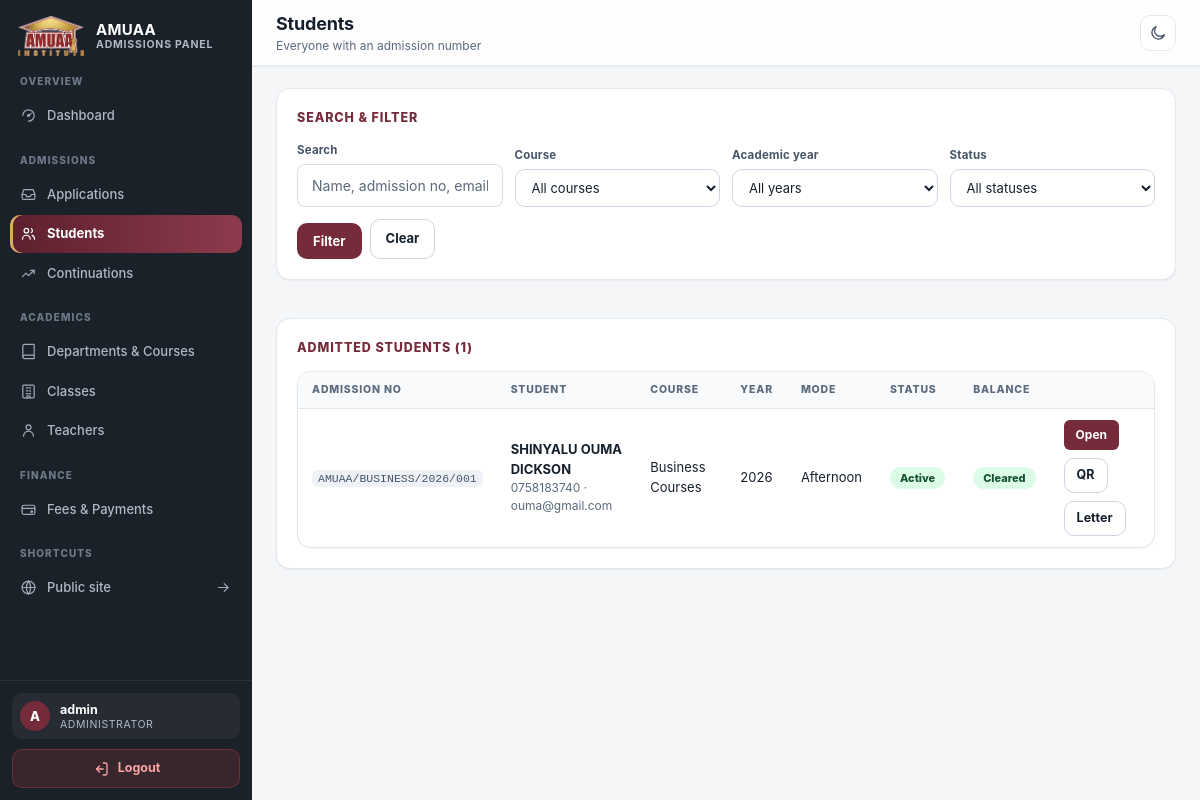
/admin/students (signed in), run on the app's committed database.
### tables this page shows
CREATE TABLE fee_payments (
            id             INTEGER PRIMARY KEY AUTOINCREMENT,
            application_id TEXT NOT NULL,
            amount         REAL NOT NULL,
            category       TEXT NOT NULL,
            term           TEXT,
            academic_year  TEXT,
            method         TEXT,
            reference      TEXT,
            status         TEXT NOT NULL DEFAULT 'confirmed',
            recorded_by    TEXT,
            paid_at        TEXT NOT NULL,
            created_at     TEXT NOT NULL
        );

CREATE TABLE applications (
            id                 TEXT PRIMARY KEY,
            full_name          TEXT NOT NULL,
            email              TEXT NOT NULL,
            phone              TEXT NOT NULL,
            course             TEXT NOT NULL,
            study_mode         TEXT NOT NULL,
            previous_education TEXT,
            status             TEXT NOT NULL DEFAULT 'pending',
            notes              TEXT,
            created_at         TEXT NOT NULL
        , academic_year TEXT, admission_number TEXT, admitted_at TEXT, registration_paid INTEGER NOT NULL DEFAULT 0, registration_paid_at TEXT, student_password_hash TEXT, student_initial_password TEXT, must_change_password INTEGER NOT NULL DEFAULT 0, surname TEXT, middle_name TEXT, first_name TEXT, nationality TEXT, date_of_birth TEXT, medical_condition TEXT, start_date TEXT, end_date TEXT, next_of_kin_name TEXT, next_of_kin_relationship TEXT, sponsor_name TEXT, sponsor_organisation TEXT, sponsor_contact_person TEXT, student_status TEXT NOT NULL DEFAULT 'active', current_period TEXT);

### blueprints/admin/students.py (the view)
@admin_bp.route("/students")
@login_required
def students_list():
    status = request.args.get("status", "").strip()
    course = request.args.get("course", "").strip()
    year = request.args.get("year", "").strip()
    q = request.args.get("q", "").strip()
    query = "SELECT * FROM applications WHERE admission_number IS NOT NULL"
    params = []
    if status in STUDENT_STATUSES:
        query += " AND student_status = ?"
        params.append(status)
    if course:
        query += " AND course = ?"
        params.append(course)
    if year:
        query += " AND academic_year = ?"
        params.append(year)
    if q:
        query += (" AND (full_name LIKE ? OR admission_number LIKE ? "
                  "OR email LIKE ? OR phone LIKE ?)")
        like = f"%{q}%"
        params.extend([like, like, like, like])
    query += " ORDER BY admission_number"
    with get_db() as db:
        rows = db.execute(query, params).fetchall()
        students = [{"student": s, "info": compute_student_fees(db, s)} for s in rows]
        courses = [r["course"] for r in db.execute(
            """SELECT DISTINCT course FROM applications
               WHERE admission_number IS NOT NULL ORDER BY course COLLATE NOCASE"""
        ).fetchall()]
        years = [r["academic_year"] for r in db.execute(
            """SELECT DISTINCT academic_year FROM applications
               WHERE admission_number IS NOT NULL AND academic_year IS NOT NULL
               ORDER BY academic_year DESC"""
        ).fetchall()]
    return render_template(
        "students.html",
        students=students,
        courses=courses,
        years=years,
        statuses=STUDENT_STATUSES,
        filters={"status": status, "course": course, "year": year, "q": q},
    )

### database.py (called while the page is built)
@contextmanager
def get_db():
    conn = sqlite3.connect(DB_PATH, timeout=30.0)
    conn.row_factory = sqlite3.Row
    conn.execute("PRAGMA journal_mode = WAL")
    conn.execute("PRAGMA foreign_keys = ON")
    try:
        yield conn
        conn.commit()
    except Exception:
        conn.rollback()
        raise
    finally:
        conn.close()

### fees.py (called while the page is built)
def to_float(value):
    try:
        return max(0.0, float(value))
    except (ValueError, TypeError):
        return 0.0

def get_fee_structures(db, course_name, academic_year):
    return db.execute(
        """SELECT * FROM fee_structures
           WHERE course_name = ? AND academic_year = ?
           ORDER BY term""",
        (course_name, academic_year),
    ).fetchall()

def registration_fee_for(db, course_name):
    if course_name:
        row = db.execute(
            "SELECT registration_fee FROM courses WHERE name = ?", (course_name,)
        ).fetchone()
        if row is not None and row["registration_fee"] is not None:
            return to_float(row["registration_fee"])
    return to_float(REGISTRATION_FEE)

### utils.py (called while the page is built)
def login_required(f):
    @wraps(f)
    def wrapper(*args, **kwargs):
        if not session.get("admin_logged_in"):
            flash("Please log in to access the admin area.", "warning")
            return redirect(url_for("admin.login"))
        return f(*args, **kwargs)
    return wrapper

### templates/students.html (shortened to what this page needs)
{% extends "base.html" %}
{% block content %}
{% set nav_active = "students" %}
{% set page_title = "Students" %}
{% set page_subtitle = "Everyone with an admission number" %}
<div class="layout">
    {% include "_shell/_sidebar.html" %}
    <main class="main" id="main-content" tabindex="-1">
    {% include "_shell/_topbar.html" %}
        <section class="content">
            <div class="card">
                <h2>Search &amp; filter</h2>
                <form method="GET" action="{{ url_for('admin.students_list') }}" class="filter-bar">
                    <div class="form-group">
                        <label for="s-q">Search</label>
                        <input id="s-q" name="q" value="{{ filters.q }}" maxlength="120"
                            placeholder="Name, admission no, email or phone">
                    </div>
                    <div class="form-group">
                        <label for="s-course">Course</label>
                        <select id="s-course" name="course">
                            <option value="">All courses</option>
                        </select>
                    </div>
                    <div class="form-group">
                        <label for="s-year">Academic year</label>
                        <select id="s-year" name="year">
                            <option value="">All years</option>
                        </select>
                    </div>
                    <div class="form-group">
                        <label for="s-status">Status</label>
                        <select id="s-status" name="status">
                            <option value="">All statuses</option>
                        </select>
                    </div>
                    <div class="form-group filter-actions">
                        <button class="btn-primary" type="submit">Filter</button>
                        <a class="btn-secondary" href="{{ url_for('admin.students_list') }}">Clear</a>
                    </div>
                </form>
            </div>
            <div class="section-gap card full-width">
                <h2>Admitted students ({{ students|length }})</h2>
                {% if students %}
                <div class="table-wrap">
                    <table class="app-table">
                        <thead>
                            <tr>
                                <th>Admission No</th>
                                <th>Student</th>
                                <th>Course</th>
                                <th>Year</th>
                                <th>Mode</th>
                                <th>Status</th>
                                <th>Balance</th>
                                <th></th>
                            </tr>
                        </thead>
                        <tbody>
                            {% for row in students %}
                            {% set s = row.student %}
                            {% set info = row.info %}
                            <tr>
                                <td><code>{{ s.admission_number }}</code></td>
                                <td>
                                    <strong>{{ s.full_name }}</strong>
                                    <div class="muted">{{ s.phone or '' }}{% if s.email %} · {{ s.email }}{% endif %}</div>
                                </td>
                                <td>{{ s.course }}</td>
                                <td>{{ s.academic_year or '—' }}</td>
                                <td>{{ s.study_mode or '—' }}</td>
                                <td><span class="badge badge-{{ s.student_status or 'active' }}">{{ s.student_status or 'active' }}</span></td>
                                <td>
                                    {% if info.balance > 0 %}
                                    <span class="badge badge-rejected">KES {{ '{:,.0f}'.format(info.balance) }}</span>
                                    {% else %}
                                    <span class="badge badge-verified">Cleared</span>
                                    {% endif %}
                                </td>
                                <td>
                                    <div class="row-actions">
                                        <a class="btn-view"
                                            href="{{ url_for('admin.student_profile', application_id=s.id) }}">Open</a>
                                        <a class="btn-secondary btn-sm" target="_blank"
                                            href="{{ url_for('admin.student_qr_card', application_id=s.id) }}">QR</a>
                                        <a class="btn-secondary btn-sm" target="_blank"
                                            href="{{ url_for('admin.admission_letter', application_id=s.id) }}">Letter</a>
                                    </div>
                                </td>
                            </tr>
                            {% endfor %}
                        </tbody>
                    </table>
                </div>
                {% else %}
                <p class="empty-hint">
                    No admitted students match your search. Admitted applicants appear here automatically once an
                    admission letter is issued from the
                    <a href="{{ url_for('admin.applications') }}">Applications</a> page.
                </p>
                {% endif %}
            </div>
        </section>
    </main>
</div>
{% endblock %}

### templates/_shell/_sidebar.html (shortened to what this page needs)
{% from "_shell/_icons.html" import svg %}
<aside class="sidebar" id="sidebar">
    <div class="sidebar-top">
        <a class="brand" href="{{ url_for('admin.dashboard') }}">
            <img src="{{ url_for('public.assets', filename='AMUAA-IPS-LOGO-2026.png') }}" alt="" class="brand-logo">
            <span class="brand-text">
                <strong>AMUAA</strong>
                <small>Admissions Panel</small>
            </span>
        </a>
    </div>
    <nav class="sidebar-nav" aria-label="Main">
        <div class="nav-group">
            <span class="nav-group-label">Overview</span>
            <a href="{{ url_for('admin.dashboard') }}"
                class="nav-link {% if nav_active == 'overview' %}active{% endif %}">
                {{ svg('gauge') }}<span>Dashboard</span>
            </a>
        </div>
        <div class="nav-group">
            <span class="nav-group-label">Admissions</span>
            <a href="{{ url_for('admin.applications') }}"
                class="nav-link {% if nav_active == 'applications' %}active{% endif %}">
                {{ svg('inbox') }}<span>Applications</span>
            </a>
            <a href="{{ url_for('admin.students_list') }}"
                class="nav-link {% if nav_active == 'students' %}active{% endif %}">
                {{ svg('users') }}<span>Students</span>
            </a>
            <a href="{{ url_for('admin.progression') }}"
                class="nav-link {% if nav_active == 'progression' %}active{% endif %}">
                {{ svg('trend') }}<span>Continuations</span>
            </a>
        </div>
        <div class="nav-group">
            <span class="nav-group-label">Academics</span>
            <a href="{{ url_for('admin.academics') }}"
                class="nav-link {% if nav_active == 'academics' %}active{% endif %}">
                {{ svg('book') }}<span>Departments &amp; Courses</span>
            </a>
            <a href="{{ url_for('admin.classes') }}"
                class="nav-link {% if nav_active == 'classes' %}active{% endif %}">
                {{ svg('building') }}<span>Classes</span>
            </a>
            <a href="{{ url_for('admin.teachers') }}"
                class="nav-link {% if nav_active == 'teachers' %}active{% endif %}">
                {{ svg('teacher') }}<span>Teachers</span>
            </a>
        </div>
        <div class="nav-group">
            <span class="nav-group-label">Finance</span>
            <a href="{{ url_for('admin.fees') }}"
                class="nav-link {% if nav_active == 'fees' %}active{% endif %}">
                {{ svg('wallet') }}<span>Fees &amp; Payments</span>
            </a>
        </div>
        <div class="nav-group">
            <span class="nav-group-label">Shortcuts</span>
            <a href="{{ url_for('public.index') }}" target="_blank" rel="noopener" class="nav-link">
                {{ svg('globe') }}<span>Public site</span>{{ svg('arrow-right', 'ic-xs') }}
            </a>
        </div>
    </nav>
    <div class="sidebar-foot">
        <div class="who-am-i">
            <span class="avatar">{{ (session.admin_username or 'A')[:1]|upper }}</span>
            <span class="who-meta">
                <strong>{{ session.admin_username }}</strong>
                <small>Administrator</small>
            </span>
        </div>
        <a href="{{ url_for('admin.logout') }}" class="logout-btn">{{ svg('logout') }}<span>Logout</span></a>
    </div>
</aside>

### static/style.css (style rules this page uses)
* { margin: 0; padding: 0; box-sizing: border-box; font-family: -apple-system, BlinkMacSystemFont, "Segoe UI", Roboto, sans-serif; }
body { background: #f4f6f9; color: #333; }
.form-group { margin-bottom: 18px; }
.form-group label { display: block; font-size: 13px; font-weight: 600; color: #555; margin-bottom: 6px; }
.form-group input { width: 100%; padding: 12px 14px; border: 1px solid #ddd; border-radius: 8px; font-size: 14px; transition: border-color .2s, box-shadow .2s; }
.sidebar { width: 240px; background: #1e293b; color: #cbd5e1; padding: 24px 0; display: flex; flex-direction: column; }
.brand { padding: 0 24px 24px; font-size: 18px; font-weight: 700; color: #fff; border-bottom: 1px solid #334155; margin-bottom: 16px; }
.sidebar nav { display: flex; flex-direction: column; flex: 1; }
.sidebar nav a { padding: 12px 24px; color: #cbd5e1; text-decoration: none; font-size: 14px; transition: background .2s, color .2s; }
.sidebar nav a:hover, .sidebar nav a.active { background: #334155; color: #fff; }
.logout-btn { margin: 0 24px; padding: 10px; text-align: center; background: #ef4444; color: #fff; border-radius: 6px; text-decoration: none; font-size: 14px; font-weight: 600; transition: background .2s; }

### data on the page
fee_payments: admin_username "admin"
applications: admission_number "AMUAA/BUSINESS/2026/001", full_name "SHINYALU OUMA DICKSON", phone "0758183740", email "ouma@gmail.com", course "Business Courses", academic_year "2026", study_mode "Afternoon", student_status "Active"

### other printed values
{{ (session.admin_username or 'A')[:1]|upper }} "A"
{{ page_title }} "Students"
{{ page_subtitle }} "Everyone with an admission number"
{{ students|length }} "1"
